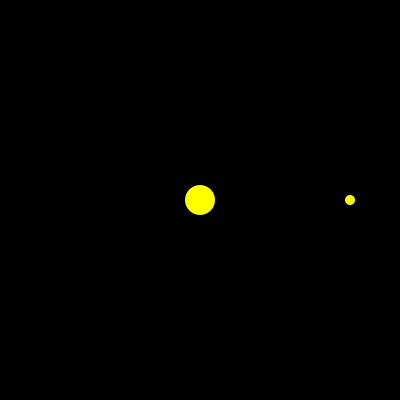
Frame 1 (no input)
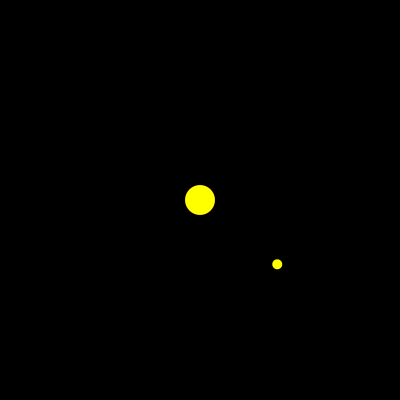
Frame 60 (the mouse pressed at the canvas centre just before this capture)
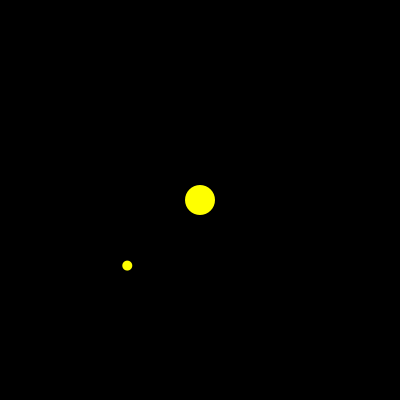
Frame 120 (the mouse held since frame 60 and released just before this capture)

The Processing sketch that drew these frames (run headless with seeded random() and noise(); from frame 60 on, the mouse is pressed at the canvas centre):

// Processing sketch: Visualizaci_n_de_orbitas
// ── Visualizaci_n_de_orbitas.pde
float angle = 0;
float orbitRadius = 150;
float planetSize = 10;
float starSize = 30;

void setup() {
  size(400, 400);
  noStroke();
  fill(255,255,0);
}

void draw() {
  background(0);
  
  // Dibujar la "estrella" central
  ellipse(width/2, height/2, starSize, starSize);
  
  // Calcular las posiciones del "planeta" en la órbita elíptica
  float planetX = width/2 + orbitRadius * cos(radians(angle));
  float planetY = height/2 + (orbitRadius / 2) * sin(radians(angle)); // Dividimos por 2 para hacer la elipse más achatada
  
  // Dibujar el "planeta" en su posición
  ellipse(planetX, planetY, planetSize, planetSize);
  
  // Incrementar el ángulo para simular el movimiento del planeta
  angle += 1;
  
  // Resetear el ángulo para evitar números grandes y mantener la precisión
  if (angle > 360) {
    angle = 0;
  }
}
